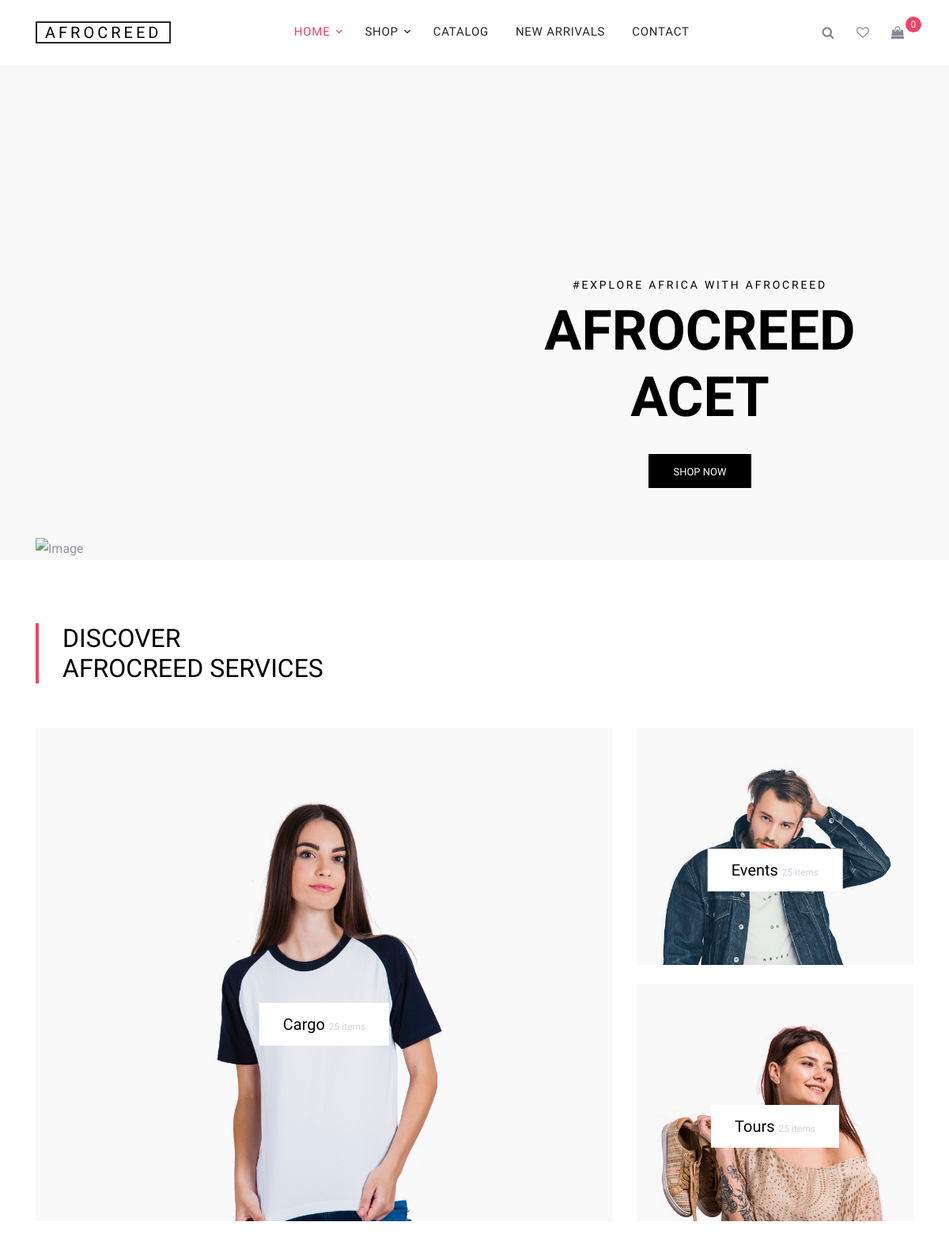
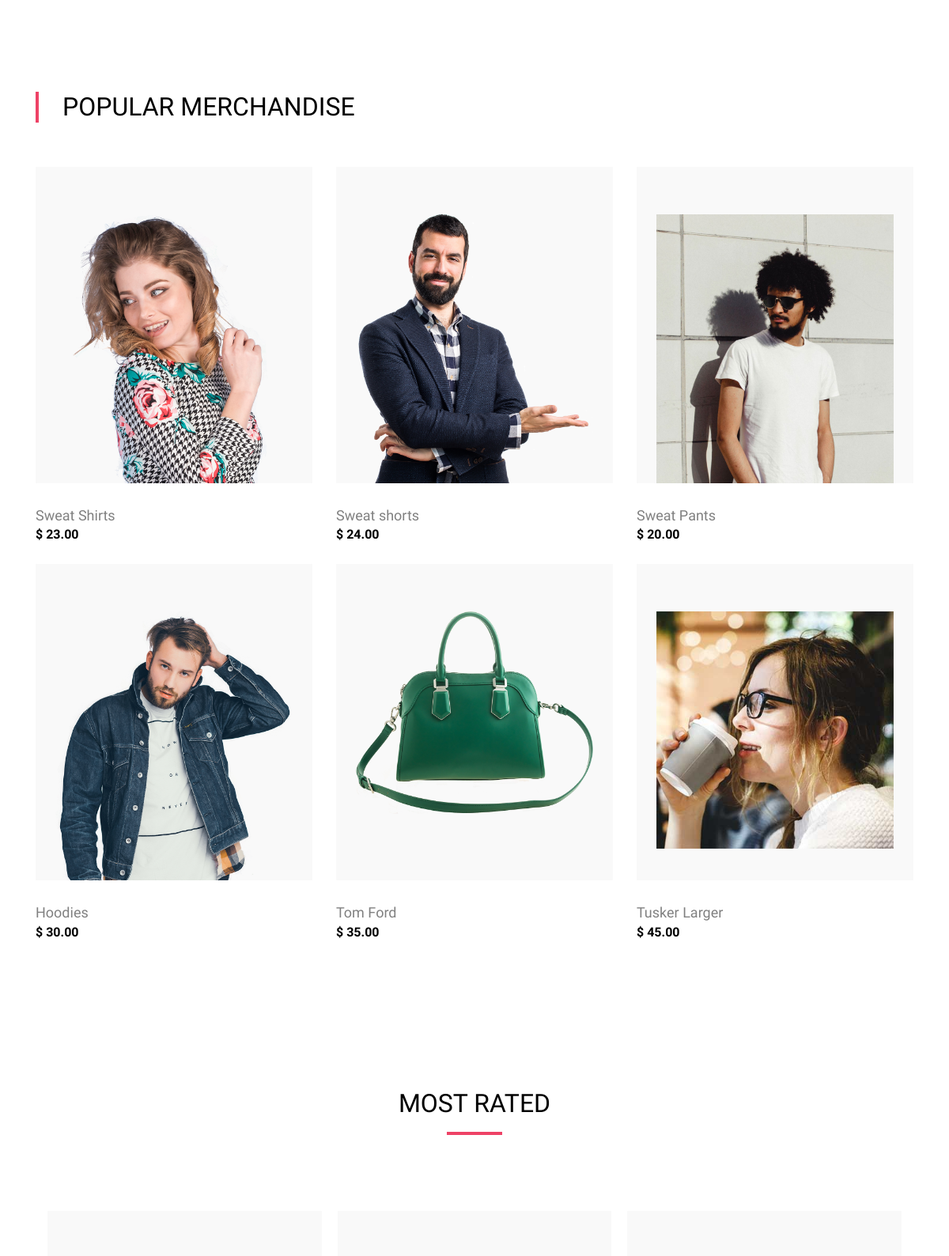
The page / (upper part) on the database its author committed (2 pictures, top to bottom).
### store/models.py (models this page shows, shortened)
class Product(models.Model):
    name = models.CharField(max_length=50)
    description = models.TextField(max_length=500, blank=True, default='')
    price = models.DecimalField(max_digits=10, decimal_places=2, default=0)
    category = models.ForeignKey(Category, on_delete=models.CASCADE, default=1)
    image = models.ImageField(upload_to='uploads/products/')
    is_sale = models.BooleanField(default=False)
    sale_price = models.DecimalField(max_digits=10, decimal_places=2, default=0)

### store/views.py (the view)
# urls.py: 2. Add a URL to urlpatterns:  path('', views.home, name='home')
def home(request):
    products = Product.objects.all()
    return render(request, 'home.html', {'products': products})

### cart/cart.py (called while the page is built)
    def __len__(self):
        return len(self.cart)

### cart/context_processors.py (called while the page is built)
def cart(request):
    return {'cart': Cart(request)}

### store/templates/home.html (shortened to what this page needs)
{% extends 'base.html' %}
{% load static %}
{% block content %}
<div class="site-blocks-cover" data-aos="fade">
  <div class="container">
    <div class="row">
      <div class="col-md-6 ml-auto order-md-2 align-self-start">
        <div class="site-block-cover-content">
        <h2 class="sub-title">#Explore Africa with Afrocreed</h2>
        <h1>AFROCREED ACET</h1>
        <p><a href="{% url 'home' %}" class="btn btn-black rounded-0">Shop Now</a></p>
        </div>
      </div>
      <div class="col-md-6 order-1 align-self-end">
        <img src="{% static 'images/model_3.png' %}" alt="Image" class="img-fluid">
      </div>
    </div>
  </div>
</div>
<div class="site-section">
  <div class="container">
    <div class="title-section mb-5">
      <h2 class="text-uppercase"><span class="d-block">Discover</span> Afrocreed Services</h2>
    </div>
    <div class="row align-items-stretch">
      <div class="col-lg-8">
        <div class="product-item sm-height full-height bg-gray">
          <a href="{% url 'cargo' %}" class="product-category">Cargo <span>25 items</span></a>
        </div>
      </div>
      <div class="col-lg-4">
        <div class="product-item sm-height bg-gray mb-4">
          <a href="{% url 'events' %}" class="product-category">Events <span>25 items</span></a>
        </div>
        <div class="product-item sm-height bg-gray">
          <a href="{% url 'tours' %}" class="product-category">Tours <span>25 items</span></a>
        </div>
      </div>
    </div>
  </div>
</div>
<div class="site-section">
  <div class="container">
    <div class="row">
      <div class="title-section mb-5 col-12">
        <h2 class="text-uppercase">Popular Merchandise</h2>
      </div>
    </div>
    <div class="row">
      {% for product in products %}
      <div class="col-lg-4 col-md-6 item-entry mb-4">
        <a href="{% url 'product' product.id %}" class="product-item md-height bg-gray d-block">
          <img src="{{ product.image.url }}" alt="Image" class="img-fluid">
        </a>
        <h2 class="item-title"><a href="{% url 'product' product.id %}">{{ product.name }}</a></h2>
        <strong class="item-price">$ {{ product.price }}</strong>
      </div>
      {% endfor %}
    </div>
  </div>
</div>
<div class="site-section">
  <div class="container">
    <div class="row">
      <div class="title-section text-center mb-5 col-12">
        <h2 class="text-uppercase">Most Rated</h2>
      </div>
    </div>
    <div class="row">
      <div class="col-md-12 block-3">
        <div class="nonloop-block-3 owl-carousel">
          {% for product in products %}
            {% if product.is_sale %}
          <div class="item">
            <div class="item-entry">
              <a href="{% url 'product' product.id %}" class="product-item md-height bg-gray d-block">
              </a>
            </div>
          </div>
            {% endif %}
          {% endfor %}
        </div>
      </div>
    </div>
  </div>
</div>
{% endblock %}

### static/css/style.css (style rules this page uses)
body { line-height: 1.7; color: #8c92a0; font-weight: 300; font-size: 16px; }
a { -webkit-transition: .3s all ease; -o-transition: .3s all ease; transition: .3s all ease; }
.btn { height: 43px; -webkit-transition: .3s all ease-in-out; -o-transition: .3s all ease-in-out; transition: .3s all ease-in-out; text-transform: uppercase; font-size: 13px; }
.btn.btn-black { padding: 12px 30px; background: #000; color: #fff; }
.site-section { padding: 2.5em 0; }
@media (min-width: 768px) { .site-section { padding: 5em 0; } }
.site-blocks-cover { background-size: cover; background-repeat: no-repeat; background-position: center center; background: #f9f9f9; position: relative; overflow: hidden; z-index: 9; }
.site-blocks-cover, .site-blocks-cover .row { min-height: 600px; height: calc(100vh - 174px); }
.site-blocks-cover h2 { font-size: 14px; font-weight: normal; color: #000; letter-spacing: .2em; text-transform: uppercase; }
.site-blocks-cover h1 { font-size: 50px; font-weight: 900; color: #000; margin-bottom: 30px; text-transform: uppercase; }
@media (min-width: 768px) { .site-blocks-cover h1 { font-size: 70px; } }
.site-blocks-cover p { color: #333333; font-size: 20px; line-height: 35px; }
.site-blocks-cover .site-block-cover-content { margin-top: 20%; text-align: center; }
@media (min-width: 768px) { .site-blocks-cover .site-block-cover-content { margin-top: 50%; } }
.title-section h2 { padding-left: 30px; border-left: 4px solid #ee4266; display: inline-block; color: #000; }
.title-section.text-center h2 { border-left: none; position: relative; padding-left: 0px; padding-bottom: 20px; }
.title-section.text-center h2:after { position: absolute; bottom: 0; left: 50%; -webkit-transform: translateX(-50%); -ms-transform: translateX(-50%); transform: translateX(-50%); width: 70px; height: 4px; background: #ee4266; content: ""; }
.product-item { overflow: hidden; height: 100%; position: relative; }
.product-item .product-category { position: absolute; display: inline-block; padding: 10px 30px; background: #fff; color: #000; z-index: 8; top: 60%; left: 50%; font-size: 20px; -webkit-transform: translate(-50%, -50%); -ms-transform: translate(-50%, -50%); transform: translate(-50%, -50%); }
.product-item .product-category span { color: #ced4da; font-size: 12px; }
.product-item.full-height { height: 100% !important; }
.product-item.bg-gray { background: #f9f9f9; }
.product-item.sm-height { height: 300px; padding: 40px; }
.product-item.md-height { height: 400px; padding: 40px; }
.product-item img { left: 50%; top: 15%; -webkit-transform: translateX(-50%); -ms-transform: translateX(-50%); transform: translateX(-50%); -o-object-fit: cover; object-fit: cover; max-width: 300px; position: absolute; }
.item-entry .product-item { margin-bottom: 30px; }
.item-entry .item-title { font-size: 18px; font-weight: normal; margin-bottom: 0; }
.item-entry .item-title a { color: gray; }
.item-entry .item-price { color: #000; font-weight: bold; }

### rows shown on the page
Product: image (picture), name "Sweat Shirts", price "23.00"
Product: image (picture), name "Sweat shorts", price "24.00"
Product: image (picture), name "Sweat Pants", price "20.00"
Product: image (picture), name "Hoodies", price "30.00"
Product: image (picture), name "Tom Ford", price "35.00"
Product: image (picture), name "Tusker Larger", price "45.00"

### other values the page prints
{{ cart|length }} "0"
